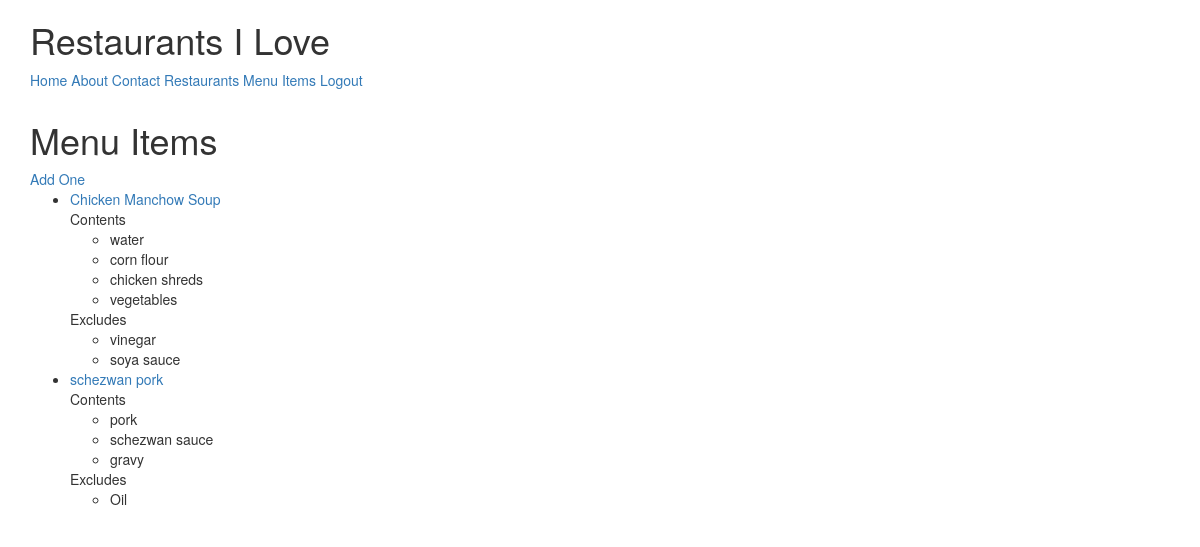
The app's page /items/ (signed in) with its own data.
### menus/models.py (models this page shows, shortened)
class Item(models.Model):
    user=models.ForeignKey(settings.AUTH_USER_MODEL)
    restaurant=models.ForeignKey(RestaurantLocation)
    name=models.CharField(max_length=120)
    contents=models.TextField(help_text='Separate each item by comma')
    excludes=models.TextField(blank=True,null=True,help_text='Separate each item by comma')
    public=models.BooleanField(default=True)
    timestamp=models.DateTimeField(auto_now_add=True)
    updated=models.DateTimeField(auto_now=True)
    def __str__(self):
        return self.name
    class Meta:
        ordering=['-updated','-timestamp']
    def get_contents(self):
         return self.contents.split(",")
    def get_excludes(self):
        return self.excludes.split(",")
    def get_absolute_url(self):
        return reverse('menus:detail-update',kwargs={'pk':self.pk})

### menus/views.py (the view)
# urls.py: url(r'$', ItemListView.as_view(),name='list'),
class ItemListView(LoginRequiredMixin,ListView):
    def get_queryset(self):
        return Item.objects.filter(user=self.request.user)

### menus/templates/menus/item_list.html
{% extends "base.html" %}
{% block content %}
<h1> Menu Items </h1> <a href='{% url "menus:create" %}'>Add One</a>
<ul>
{% for obj in object_list %}
  <li><a href='{{obj.get_absolute_url}}'>{{obj}}</a><br/>
      {% if obj.contents %}
      Contents
      <ul>
        {% for item in obj.get_contents %}
        <li> {{item}} </li>
        {% endfor %}
        </ul>
      {% endif%}
      {% if obj.excludes %}
      Excludes
      <ul>
        {% for item in obj.get_excludes %}
        <li> {{item}} </li>
        {% endfor %}
        </ul>
      {% endif %}
  </li>
{% empty %}
<li><a href='{% url "menus:create" %}'>Add One</a></li>
{% endfor %}
</ul>
{% endblock content %}

### records on screen
Item: name "Chicken Manchow Soup", get_contents "water" "corn flour" "chicken shreds" "vegetables", get_excludes "vinegar" "soya sauce"
Item: name "schezwan pork", get_contents "pork" "schezwan sauce" "gravy", get_excludes "Oil"
